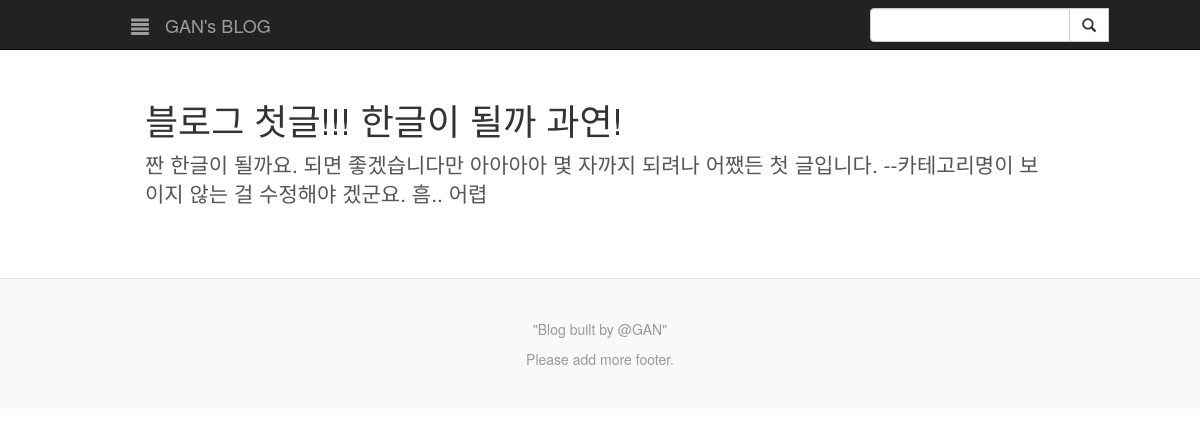
The app's page /blog/article/1/ with its own data.
### blog/models.py (models this page shows)
class Article(models.Model):
	included_at = models.ForeignKey(Category,null=True)
	subject = models.CharField(max_length=50)
	writer = models.CharField(max_length=30, default='GAN')
	written_at = models.DateTimeField(auto_now_add=True, auto_now=False)
	modified_at = models.DateTimeField(auto_now=True)
	contents = models.TextField(max_length=2000)

### blog/views.py (the view)
# urls.py: url(r'^article/(?P<pk>\d+)/$', views.ArticleDetailView.as_view(), name= 'article_detail'),
class ArticleDetailView(DetailView):
	model = Article
	template_name = 'blog/article_detail.html'
	context_object_name = 'article'
	def get_context_data(self, **kwargs):
		context = super(ArticleDetailView, self).get_context_data(**kwargs)
		context['category_list'] = Category.objects.order_by('order')
		return context

### blog/templates/blog/article_detail.html (shortened to what this page needs)
{% extends "blog/blog_base.html" %}
{% block body %}
<div class="blog-template">
	{% if article %}
	<h1>{{ article.subject }}</h1>
	<p class="lead">
		{{ article.contents }}
	</p>
	{% else %}
	<p class="lead"> Invalid article, please click valid articlee. </p>
	{% endif %}
</div>
{% endblock %}

### blog/static/blog/blog-main.css (style rules this page uses)
body { padding-top: 50px; padding-bottom: 20px; color: #555; }
h1, .h1, h2, .h2, h3, .h3, h4, .h4, h5, .h5, h6, .h6 { margin-top: 0; font-family: "Helvetica Neue", Helvetica, Arial, sans-serif; font-weight: normal; color: #333; }
.blog-template { padding: 30px 15px; text-align: left; }

### records on screen
Article: subject "블로그 첫글!!! 한글이 될까 과연!", contents "짠 한글이 될까요. 되면 좋겠습니다만 아아아아 몇 자까지 되려나 어쨌든 첫 글입니다. --카테고리명이 보이지 않는 걸 수정해야 겠군요. 흠.. 어렵"
